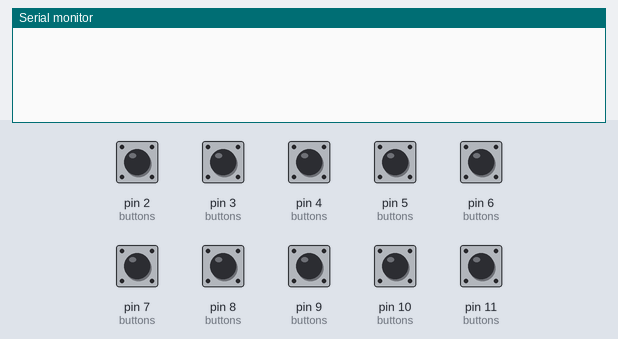
Simulated run of this sketch. Board: Arduino Uno, built with avr-gcc and run on an emulated ATmega328P. Shown: the last lines printed to the serial monitor. The test bench sets the inputs (shaded band); at power-on: pin 2 (buttons), pin 3 (buttons), pin 4 (buttons), pin 5 (buttons), pin 6 (buttons), pin 7 (buttons), pin 8 (buttons), pin 9 (buttons), pin 10 (buttons), pin 11 (buttons) HIGH.

Above: at 1.7 s.
1.8 s: pin 2 (buttons) pulled LOW for 0.15 s
At 2.7 s:
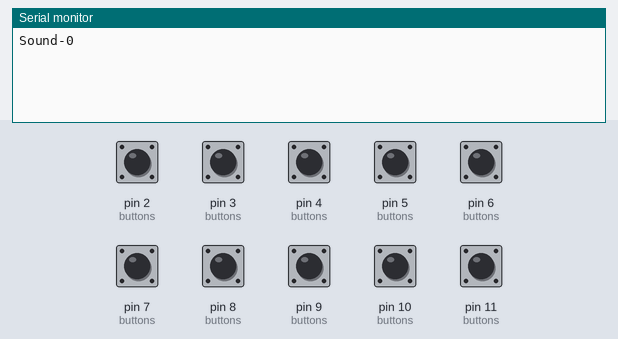
3.4 s: pin 3 (buttons) pulled LOW for 0.15 s
At 3.8 s:
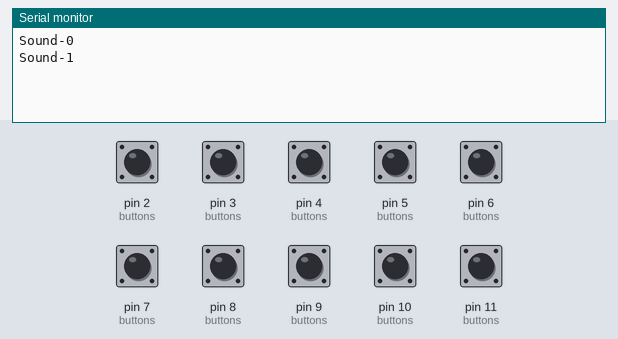
5.0 s: pin 4 (buttons) pulled LOW for 0.15 s
At 6.1 s:
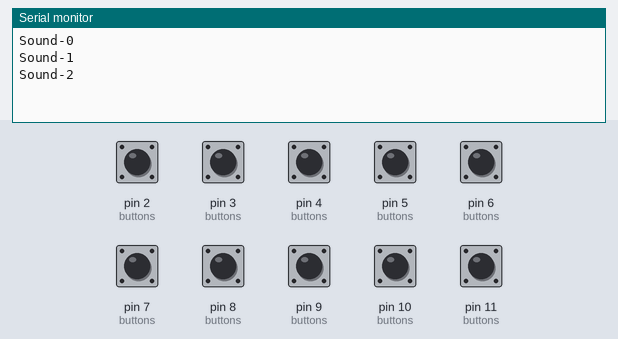
6.6 s: pin 5 (buttons) pulled LOW for 0.15 s
At 7.6 s:
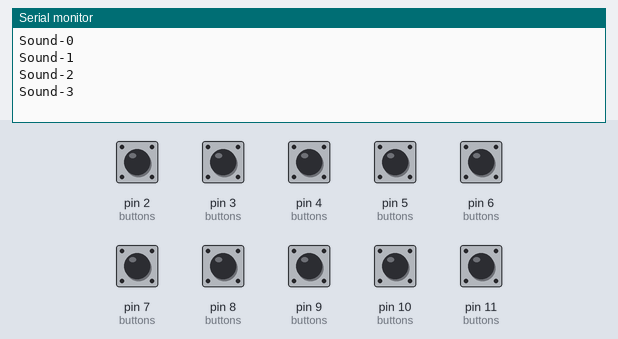
8.2 s: pin 6 (buttons) pulled LOW for 0.15 s
At 8.7 s:
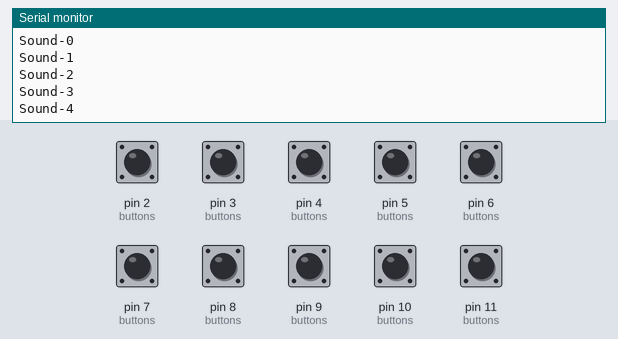
9.8 s: pin 7 (buttons) pulled LOW for 0.15 s
At 11.0 s:
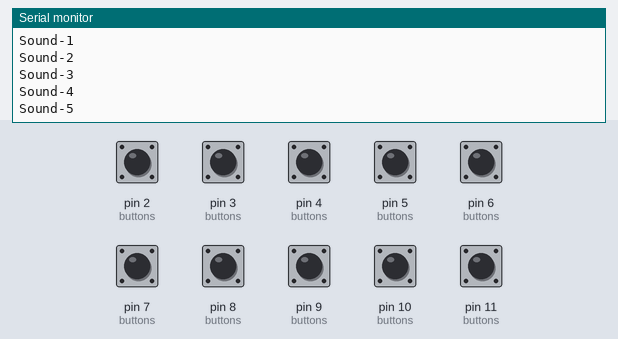
Timing chart, 0 to 12.4 s (numbered marks = the images above; inputs shaded):
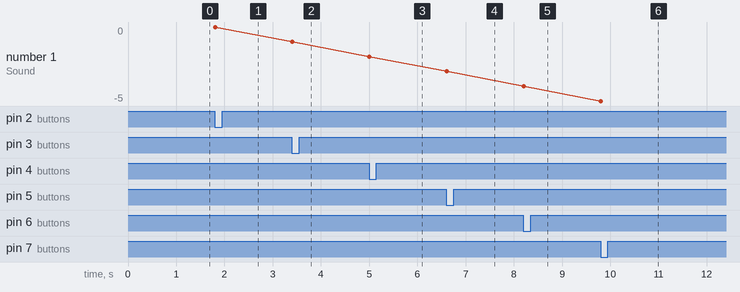

Measured:
- after the input at 1.8 s, the serial monitor: prints a new line at once (image 1)
- after the input at 3.4 s, the serial monitor: prints a new line at once (image 2)
- after the input at 5.0 s, the serial monitor: prints a new line at once (image 3)
- after the input at 6.6 s, the serial monitor: prints a new line at once (image 4)
- after the input at 8.2 s, the serial monitor: prints a new line at once (image 5)
- after the input at 9.8 s, the serial monitor: prints a new line at once (image 6)
- plotted number 1: 0 → -1 after the input at 3.4 s, -1 → -2 after the input at 5.0 s, -2 → -3 after the input at 6.6 s, -3 → -4 after the input at 8.2 s, -4 → -5 after the input at 9.8 s

The sketch:

arduino.ino
```cpp
#include "Button.h"

const int ButtonDelay = 500;
const int ButtonSize = 10;
Button buttons[ButtonSize] = {
    Button(0, 2),
    Button(1, 3),
    Button(2, 4),
    Button(3, 5),
    Button(4, 6),
    Button(5, 7),
    Button(6, 8),
    Button(7, 9),
    Button(8, 10),
    Button(9, 11)
  };

void setup() {
  // put your setup code here, to run once:
  Serial.begin(9600);
  delay(30);
  Serial.println('\n');

  for (int i = 0; i < ButtonSize; i++) {
    pinMode(buttons[i].getPin(), INPUT_PULLUP);
    delay(50);
    Button::registerButton(buttons[i]);
  }
}

void sendButtonPressed(int pressedID) {
  Serial.print("Sound-");
  Serial.println(pressedID);
}

void loop() {
  // put your main code here, to run repeatedly:
  int pressedId = Button::getPressedId();
  if (pressedId > -1) {
    sendButtonPressed(pressedId);
    delay(ButtonDelay);
  }
  delay(10);
}
```

button.cpp
```cpp
#include "Button.h"

int Button::buttonCount = 0;
Button Button::activeButtons[20];

Button::Button(int button_id, int pin) {
  this->button_id = button_id;
  this->pin = pin;
}

Button::Button() {

}

int Button::getButtonId() {
  return this->button_id;
}

int Button::getPin() {
    return this->pin;
}

void Button::registerButton(Button button) {
    activeButtons[buttonCount] = button;
    buttonCount++;
}

int Button::getPressedId() {
    for (int i = 0; i < buttonCount; i++) {
        if (digitalRead(activeButtons[i].getPin()) == LOW) {
            return activeButtons[i].getButtonId();
        }
    }
    return -1;
}
```

button.h
```cpp
#ifndef BUTTON_H
#define BUTTON_H

#include <Arduino.h>

class Button {
    private:
        static Button activeButtons[20];
        static int buttonCount;

    public:
        static int getPressedId();

        static void registerButton(Button button);

    private:
        int button_id;
        int pin;


    public:
        Button(int button_id, int pin);
        Button();

        int getButtonId();
        int getPin();
};

#endif
```
